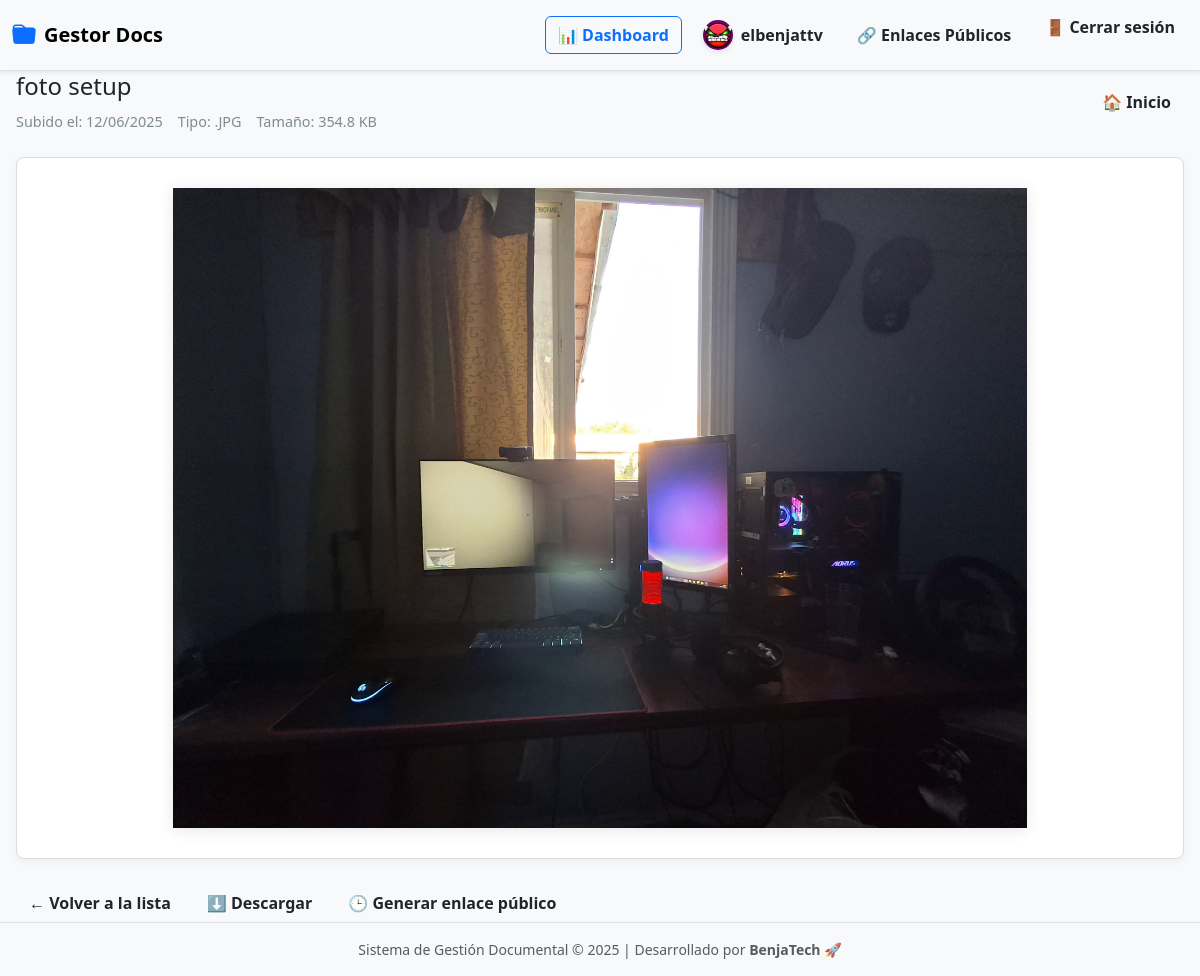
Page /documentos/previsualizar/39/ (signed in) on the committed database.
### usuarios/models.py (models this page shows, shortened)
class PerfilUsuario(models.Model):
    user = models.OneToOneField(User, on_delete=models.CASCADE)
    tipo_cuenta = models.CharField(max_length=20, choices=TIPO_CUENTA_CHOICES)
    foto_perfil = models.ImageField(upload_to='avatars/', blank=True, null=True)

### documentos/models.py (models this page shows, shortened)
class Documento(models.Model):
    nombre = models.CharField(max_length=200)
    archivo = models.FileField(upload_to='documentos/')
    etiquetas = models.CharField(max_length=100, blank=True)
    fecha_subida = models.DateTimeField(auto_now_add=True)
    usuario = models.ForeignKey(User, on_delete=models.CASCADE)
    enlace_publico = models.UUIDField(default=uuid.uuid4, unique=True, editable=False, null=True, blank=True)
    expiracion_enlace = models.DateTimeField(blank=True, null=True)
    fecha_expiracion = models.DateTimeField(null=True, blank=True)
    activo = models.BooleanField(default=True)
    size = models.PositiveIntegerField(blank=True, null=True)  # tamaño en KB
    is_shared = models.BooleanField(default=False)             # si el documento fue compartido

### documentos/views.py (the view)
# urls.py: path('previsualizar/<int:documento_id>/', views.previsualizar_documento, name='previsualizar'),
@login_required
def previsualizar_documento(request, documento_id):
    documento = get_object_or_404(Documento, id=documento_id)
    if not request.user.is_superuser and documento.usuario != request.user:
        return render(request, 'documentos/403.html', status=403)
    mimetype, _ = mimetypes.guess_type(documento.archivo.url)
    es_pdf = mimetype == 'application/pdf'
    es_imagen = mimetype and mimetype.startswith('image/')
    es_video = mimetype and mimetype.startswith('video/')
    es_docx = mimetype == 'application/vnd.openxmlformats-officedocument.wordprocessingml.document'
    es_xlsx = mimetype == 'application/vnd.openxmlformats-officedocument.spreadsheetml.sheet'
    es_texto = mimetype == 'text/plain'
    archivo_url_absoluto = request.build_absolute_uri(documento.archivo.url)
    contenido_docx = [p.text for p in docx.Document(documento.archivo.path).paragraphs if p.text.strip()] if es_docx else None
    contenido_xlsx = list(openpyxl.load_workbook(documento.archivo.path).active.iter_rows(values_only=True)) if es_xlsx else None
    contenido_texto = None
    if es_texto:
        with open(documento.archivo.path, 'r', encoding='utf-8', errors='ignore') as f:
            contenido_texto = f.read()
    return render(request, 'documentos/previsualizar.html', {
        'documento': documento,
        'es_pdf': es_pdf,
        'es_imagen': es_imagen,
        'es_video': es_video,
        'es_docx': es_docx,
        'es_xlsx': es_xlsx,
        'es_texto': es_texto,
        'contenido_docx': contenido_docx,
        'contenido_xlsx': contenido_xlsx,
        'contenido_texto': contenido_texto,
        'archivo_url_absoluto': archivo_url_absoluto,
    })

### documentos/templates/documentos/previsualizar.html (shortened to what this page needs)
{% extends 'documentos/base.html' %}
{% load static %}
{% load etiquetas_tags %}
{% block content %}
<div class="header">
  <div>
    <h1 class="h4">{{ documento.nombre }}</h1>
    <div class="document-meta">
      <span>Subido el: {{ documento.fecha_subida|date:"d/m/Y" }}</span>
      <span>Tipo: {{ documento.archivo.name|slice:"-4:"|upper }}</span>
      <span>Tamaño: {{ documento.archivo.size|filesizeformat }}</span>
    </div>
  </div>
  <a href="{% url 'documentos:home' %}" class="btn btn-light text-dark fw-semibold d-flex align-items-center justify-content-center">🏠 Inicio</a>
</div>
{% if es_pdf %}
  <div class="viewer-container">
    <p>Este archivo es un PDF. Puedes abrirlo en una nueva pestaña para visualizarlo:</p>
    <a href="{{ documento.archivo.url }}" target="_blank" class="btn btn-primary">📄 Ver documento en pestaña nueva</a>
  </div>
{% elif es_imagen %}
  <div class="viewer-container">
    <img src="{{ documento.archivo.url }}" alt="{{ documento.nombre }}" class="document-image img-fluid">
  </div>
{% elif es_texto %}
  <div class="viewer-container">
    <div class="document-text">
      {{ contenido_texto }}
    </div>
  </div>
{% endif %}
<div class="actions">
  <a href="{% url 'documentos:lista' %}" class="btn btn-light text-dark fw-semibold d-flex align-items-center justify-content-center">← Volver a la lista</a>
  <a href="{{ documento.archivo.url }}" download class="btn btn-light text-dark fw-semibold d-flex align-items-center justify-content-center">⬇️ Descargar</a>
  <a href="{% url 'documentos:generar_enlace' doc_id=documento.id %}" class="btn btn-light text-dark fw-semibold d-flex align-items-center justify-content-center">
    🕒 Generar enlace público
  </a>
</div>
{% endblock %}

### documentos/templates/documentos/base.html (shortened to what this page needs)
{% load static %}
<link href="https://cdn.jsdelivr.net/npm/bootstrap@5.3.2/dist/css/bootstrap.min.css" rel="stylesheet">
<link href="https://cdn.jsdelivr.net/npm/bootstrap-icons@1.10.5/font/bootstrap-icons.css" rel="stylesheet">
</head>
<body class="d-flex flex-column min-vh-100 {% block body_class %}{% endblock %}">
<nav class="navbar navbar-expand-lg navbar-light bg-light border-bottom fixed-top shadow-sm">
  <div class="container-fluid">
    <a class="navbar-brand d-flex align-items-center" href="{% url 'documentos:home' %}">
        <i class="bi bi-folder-fill" style="font-size: 1.5rem; color: #0d6efd;"></i>
        <span class="ms-2 fw-bold">Gestor Docs</span>
    </a>
    <div class="collapse navbar-collapse justify-content-end" id="navbarContenido">
      {% if user.is_authenticated %}
        <div class="d-lg-flex align-items-center gap-2 nav-mobile-group mt-2 mt-lg-0">
          <a href="{% url 'dashboard:dashboard' %}" class="btn btn-outline-primary fw-semibold d-flex align-items-center justify-content-center gap-2">
            📊 Dashboard
          </a>
          {% with request.user.perfilusuario as perfil %}
            <a href="{% url 'usuarios:perfil' %}" class="btn btn-light text-dark fw-semibold d-flex align-items-center justify-content-center gap-2">
                {% if perfil.foto_perfil %}
                    <img src="{{ perfil.foto_perfil.url }}" alt="Foto perfil" class="navbar-avatar">
                {% else %}
                    <img src="{% static 'img/default-avatar.png' %}" alt="Avatar por defecto" class="navbar-avatar">
                {% endif %}
                {{ user.username }}
            </a>
          {% endwith %}
          <a href="{% url 'documentos:mis_enlaces' %}" class="btn btn-light text-dark fw-semibold d-flex align-items-center justify-content-center gap-2">
            🔗 Enlaces Públicos
          </a>
          <form method="post" action="{% url 'usuarios:logout' %}">
            <button type="submit" class="btn btn-light text-dark fw-semibold d-flex align-items-center justify-content-center gap-2">
              🚪 Cerrar sesión
            </button>
          </form>
        </div>
      {% endif %}
    </div>
  </div>
</nav>
<main class="container-fluid px-3 flex-grow-1 mt-5 pt-4">
  {% block content %}
  {% endblock %}
</main>
<footer class="bg-light text-center text-muted py-3 border-top mt-auto shadow-sm">
  <div class="container">
    <small>
      Sistema de Gestión Documental © {% now "Y" %} | Desarrollado por <strong>BenjaTech 🚀</strong>
    </small>
  </div>
</footer>
</body>
</html>

### documentos/templates/documentos/base.html (style rules this page uses)
.navbar-avatar { width: 30px; height: 30px; border-radius: 50%; object-fit: cover; box-shadow: 0 2px 5px rgba(0, 0, 0, 0.1); }
.navbar .btn { transition: all 0.3s ease-in-out; }
body { font-family: 'Segoe UI', Tahoma, Geneva, Verdana, sans-serif; background-color: #f8f9fa; }
html, body { height: 100%; }

### documentos/templates/documentos/previsualizar.html (style rules this page uses)
.header { display: flex; justify-content: space-between; align-items: center; flex-wrap: wrap; margin-bottom: 25px; gap: 15px; }
.document-meta { display: flex; flex-wrap: wrap; gap: 15px; font-size: 0.9rem; color: #7f8c8d; margin-top: 10px; }
.viewer-container { margin: 25px 0; border: 1px solid #ddd; border-radius: 8px; overflow: hidden; background: white; box-shadow: 0 2px 10px rgba(0,0,0,0.05); padding: 30px; text-align: center; }
.document-image, video { max-width: 100%; max-height: 80vh; display: block; margin: 0 auto; box-shadow: 0 2px 15px rgba(0,0,0,0.1); }
.actions { display: flex; gap: 10px; margin-top: 25px; flex-wrap: wrap; }

### rows in the picture
PerfilUsuario: foto_perfil (picture)
Documento: nombre "foto setup", fecha_subida "12/06/2025", archivo.name ".JPG", archivo.size|filesizeformat "354.8 KB", archivo (picture)

### other values in the picture
{{ user.username }} "elbenjattv"
